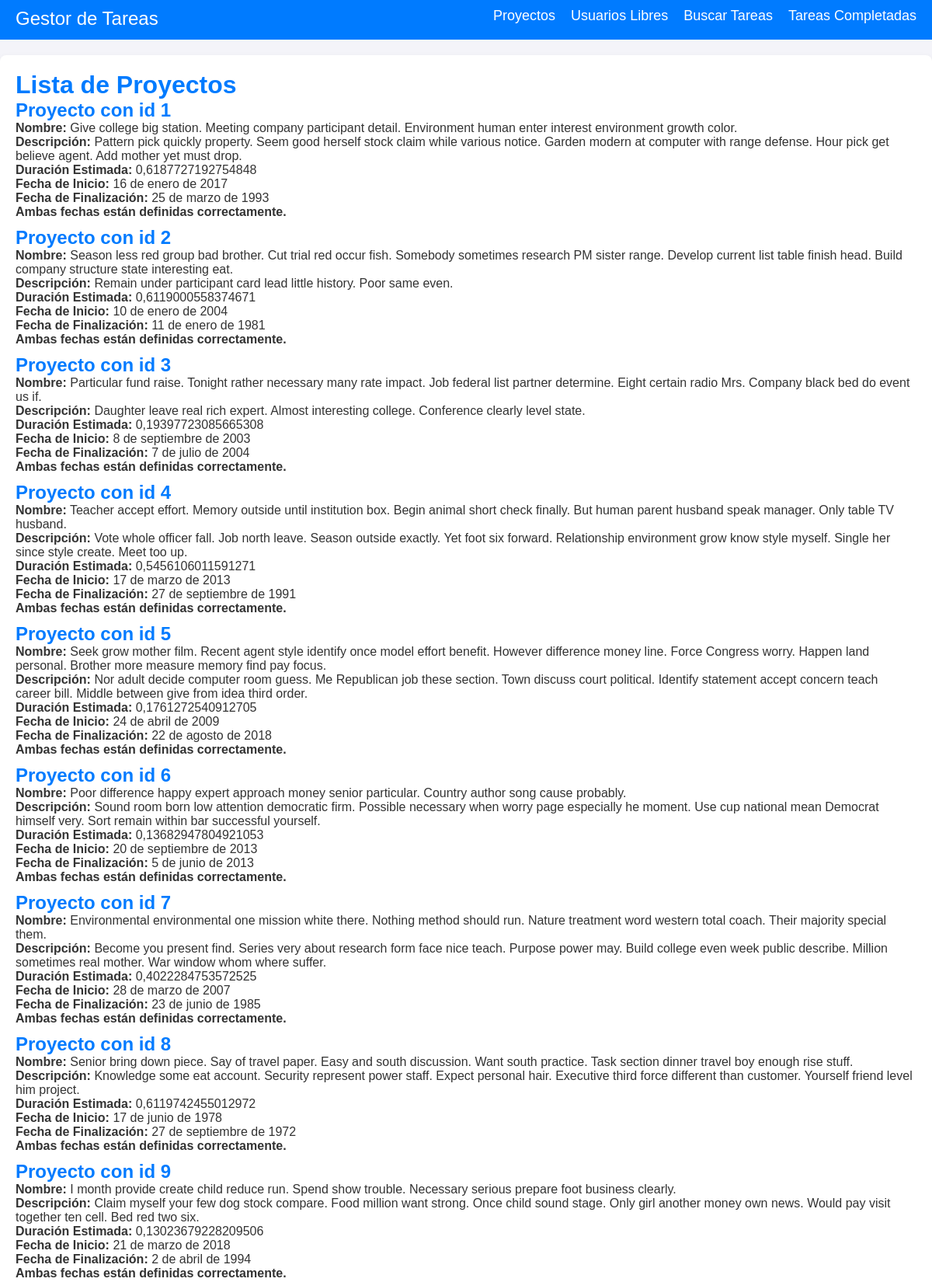
Screenshot of /gtareas/lista_proyectos (upper part) with the database file from the repository.
### gtareas/models.py (models this page shows, shortened)
class Proyecto(models.Model):
    nombre = models.TextField()
    descripcion = models.TextField()
    duracion_estimada = models.FloatField()
    fecha_inicio = models.DateField()
    fecha_finalizacion = models.DateField()
    colaboradores = models.ManyToManyField(Usuario, related_name='proyectos_asignados')
    usuario = models.ForeignKey(Usuario, on_delete=models.CASCADE)

### gtareas/views.py (the view)
# urls.py: path('gtareas/lista_proyectos', views.lista_proyectos, name='lista_proyectos'),
def lista_proyectos(request):
    gtareas = Proyecto.objects.select_related("usuario").prefetch_related("colaboradores", Prefetch("proyecto_tareas")).all() #esta es la adecuada
    return render(request, 'gtareas/lista_proyectos.html', {'gtareas': gtareas})

### gtareas/templates/gtareas/lista_proyectos.html
{% extends 'gtareas/base.html' %}
{% block contenido %}
    <h1>Lista de Proyectos</h1>
    <ul>
        {% for proyecto in gtareas %}
            {% include 'gtareas/fors/proyecto_item.html' %}
        {% endfor %}
    </ul>
{% endblock %}

### gtareas/templates/gtareas/fors/proyecto_item.html
<li>
    <h2>Proyecto con id {{ proyecto.id }}</h2>
    <strong>Nombre:</strong> {{ proyecto.nombre }}<br>
    <strong>Descripción:</strong> {{ proyecto.descripcion }}<br>
    <strong>Duración Estimada:</strong> {{ proyecto.duracion_estimada }}<br>
    <strong>Fecha de Inicio:</strong> {{ proyecto.fecha_inicio }}<br>
    <strong>Fecha de Finalización:</strong> {{ proyecto.fecha_finalizacion }}<br>
    {% if proyecto.fecha_inicio and proyecto.fecha_finalizacion %}
        <p><strong>Ambas fechas están definidas correctamente.</strong></p>
    {% else %}
        <p>El proyecto tiene alguna fecha sin definir.</p>
    {% endif %}
</li>

### gtareas/static/css/styles.css (style rules this page uses)
* { margin: 0; padding: 0; box-sizing: border-box; }
body { font-family: Arial, sans-serif; background-color: #f4f4f9; color: #333; }
h1, h2 { color: #007bff; }
ul { list-style: none; padding: 0; }
ul li { margin-bottom: 10px; }

### rows the page displays
Proyecto: id "1", nombre "Give college big station. Meeting company participant detail. Environment human enter interest environment growth color.", descripcion "Pattern pick quickly property. Seem good herself stock claim while various notice. Garden modern at computer with range defense. Hour pick get believe agent. Add mother yet must drop.", duracion_estimada "0,6187727192754848", fecha_inicio "16 de enero de 2017", fecha_finalizacion "25 de marzo de 1993", shows "Ambas fechas están definidas correctamente."
Proyecto: id "2", nombre "Season less red group bad brother. Cut trial red occur fish. Somebody sometimes research PM sister range. Develop current list table finish head. Build company structure state interesting eat.", descripcion "Remain under participant card lead little history. Poor same even.", duracion_estimada "0,6119000558374671", fecha_inicio "10 de enero de 2004", fecha_finalizacion "11 de enero de 1981", shows "Ambas fechas están definidas correctamente."
Proyecto: id "3", nombre "Particular fund raise. Tonight rather necessary many rate impact. Job federal list partner determine. Eight certain radio Mrs. Company black bed do event us if.", descripcion "Daughter leave real rich expert. Almost interesting college. Conference clearly level state.", duracion_estimada "0,19397723085665308", fecha_inicio "8 de septiembre de 2003", fecha_finalizacion "7 de julio de 2004", shows "Ambas fechas están definidas correctamente."
Proyecto: id "4", nombre "Teacher accept effort. Memory outside until institution box. Begin animal short check finally. But human parent husband speak manager. Only table TV husband.", descripcion "Vote whole officer fall. Job north leave. Season outside exactly. Yet foot six forward. Relationship environment grow know style myself. Single her since style create. Meet too up.", duracion_estimada "0,5456106011591271", fecha_inicio "17 de marzo de 2013", fecha_finalizacion "27 de septiembre de 1991", shows "Ambas fechas están definidas correctamente."
Proyecto: id "5", nombre "Seek grow mother film. Recent agent style identify once model effort benefit. However difference money line. Force Congress worry. Happen land personal. Brother more measure memory find pay focus.", descripcion "Nor adult decide computer room guess. Me Republican job these section. Town discuss court political. Identify statement accept concern teach career bill. Middle between give from idea third order.", duracion_estimada "0,1761272540912705", fecha_inicio "24 de abril de 2009", fecha_finalizacion "22 de agosto de 2018", shows "Ambas fechas están definidas correctamente."
Proyecto: id "6", nombre "Poor difference happy expert approach money senior particular. Country author song cause probably.", descripcion "Sound room born low attention democratic firm. Possible necessary when worry page especially he moment. Use cup national mean Democrat himself very. Sort remain within bar successful yourself.", duracion_estimada "0,13682947804921053", fecha_inicio "20 de septiembre de 2013", fecha_finalizacion "5 de junio de 2013", shows "Ambas fechas están definidas correctamente."
Proyecto: id "7", nombre "Environmental environmental one mission white there. Nothing method should run. Nature treatment word western total coach. Their majority special them.", descripcion "Become you present find. Series very about research form face nice teach. Purpose power may. Build college even week public describe. Million sometimes real mother. War window whom where suffer.", duracion_estimada "0,4022284753572525", fecha_inicio "28 de marzo de 2007", fecha_finalizacion "23 de junio de 1985", shows "Ambas fechas están definidas correctamente."
Proyecto: id "8", nombre "Senior bring down piece. Say of travel paper. Easy and south discussion. Want south practice. Task section dinner travel boy enough rise stuff.", descripcion "Knowledge some eat account. Security represent power staff. Expect personal hair. Executive third force different than customer. Yourself friend level him project.", duracion_estimada "0,6119742455012972", fecha_inicio "17 de junio de 1978", fecha_finalizacion "27 de septiembre de 1972", shows "Ambas fechas están definidas correctamente."
Proyecto: id "9", nombre "I month provide create child reduce run. Spend show trouble. Necessary serious prepare foot business clearly.", descripcion "Claim myself your few dog stock compare. Food million want strong. Once child sound stage. Only girl another money own news. Would pay visit together ten cell. Bed red two six.", duracion_estimada "0,13023679228209506", fecha_inicio "21 de marzo de 2018", fecha_finalizacion "2 de abril de 1994", shows "Ambas fechas están definidas correctamente."
